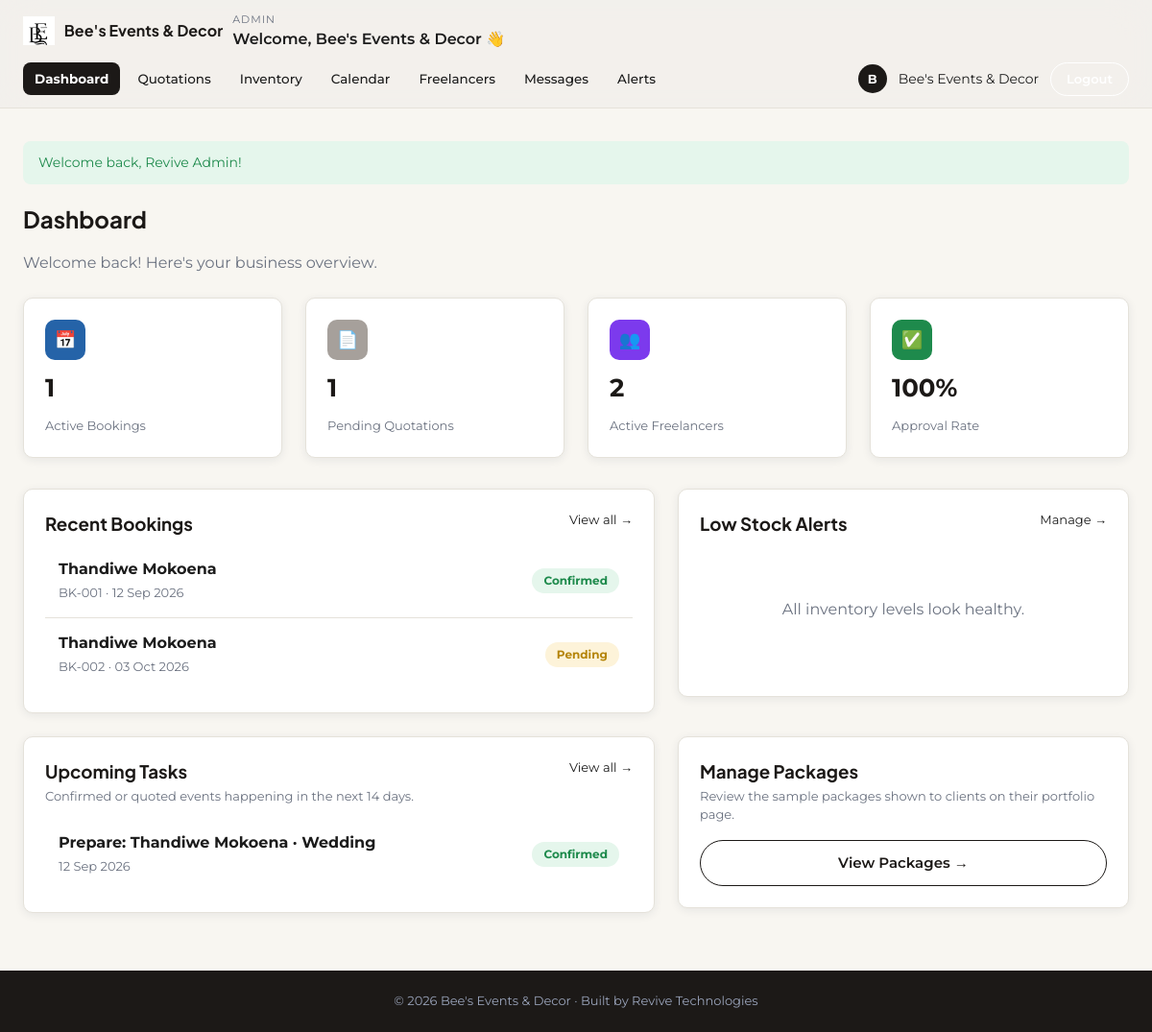
Page /admin/dashboard.php (signed in) on the committed database.
### tables this page shows
CREATE TABLE bookings (
    booking_id    INT AUTO_INCREMENT PRIMARY KEY,
    client_id     INT NOT NULL,
    freelancer_id INT DEFAULT NULL,                 
    event_type    VARCHAR(120) NOT NULL,            
    event_date    DATE NOT NULL,
    venue         VARCHAR(200) DEFAULT NULL,
    guest_count   INT DEFAULT NULL,
    notes         TEXT,
    status        ENUM('pending','quoted','confirmed','completed','cancelled') NOT NULL DEFAULT 'pending',
    created_at    DATETIME NOT NULL DEFAULT CURRENT_TIMESTAMP,
    FOREIGN KEY (client_id) REFERENCES users(user_id) ON DELETE CASCADE,
    FOREIGN KEY (freelancer_id) REFERENCES freelancers(freelancer_id) ON DELETE SET NULL
);

CREATE TABLE users (
    user_id     INT AUTO_INCREMENT PRIMARY KEY,
    full_name   VARCHAR(120)  NOT NULL,
    email       VARCHAR(150)  NOT NULL UNIQUE,
    phone       VARCHAR(30)   DEFAULT NULL,
    password    VARCHAR(255)  NOT NULL,            
    role        ENUM('client','freelancer','admin') NOT NULL DEFAULT 'client',
    status      ENUM('active','suspended')  NOT NULL DEFAULT 'active',
    created_at  DATETIME NOT NULL DEFAULT CURRENT_TIMESTAMP
);

### includes/functions.php (called while the page is built, shortened)
<?php
function h($string) {
    return htmlspecialchars($string ?? '', ENT_QUOTES, 'UTF-8');
}
function nice_date($date) {
    return date('d M Y', strtotime($date));
}

### admin/dashboard.php (the view, shortened to what this page needs)
<?php
require_once '../includes/functions.php';
require_once '../includes/auth_check.php';
$active_bookings = $pdo->query("SELECT COUNT(*) FROM bookings WHERE status IN ('confirmed','quoted')")->fetchColumn();
$pending_quotes  = $pdo->query("SELECT COUNT(*) FROM bookings WHERE status = 'pending'")->fetchColumn();
$active_freelancers = $pdo->query("SELECT COUNT(*) FROM users WHERE role = 'freelancer' AND status = 'active'")->fetchColumn();
$total_quotes_count = $pdo->query("SELECT COUNT(*) FROM quotations")->fetchColumn();
$accepted_quotes_count = $pdo->query("SELECT COUNT(*) FROM quotations WHERE status = 'accepted'")->fetchColumn();
$approval_rate = $total_quotes_count ? round($accepted_quotes_count / $total_quotes_count * 100) : 0;
$recent_bookings = $pdo->query(
    "SELECT b.*, u.full_name AS client_name FROM bookings b JOIN users u ON b.client_id = u.user_id
     ORDER BY b.created_at DESC LIMIT 5"
)->fetchAll();
$low_stock = $pdo->query(
    "SELECT * FROM inventory WHERE available_stock < total_stock * 0.5 ORDER BY available_stock ASC LIMIT 5"
)->fetchAll();
$upcoming_tasks = $pdo->query(
    "SELECT b.*, u.full_name AS client_name FROM bookings b JOIN users u ON b.client_id = u.user_id
     WHERE b.event_date BETWEEN CURDATE() AND DATE_ADD(CURDATE(), INTERVAL 14 DAY)
     AND b.status IN ('confirmed','quoted')
     ORDER BY b.event_date ASC LIMIT 5"
)->fetchAll();
include '../includes/header_dashboard.php';
?>
<h2>Dashboard</h2>
<p style="color:var(--text-muted);margin-bottom:24px;">Welcome back! Here's your business overview.</p>
<div class="grid grid-4" style="margin-bottom:32px;">
    <div class="card stat-card">
        <div class="stat-icon icon-blue">📅</div>
        <div class="num"><?php echo (int)$active_bookings; ?></div>
        <div class="label">Active Bookings</div>
    </div>
    <div class="card stat-card">
        <div class="stat-icon icon-gold">📄</div>
        <div class="num"><?php echo (int)$pending_quotes; ?></div>
        <div class="label">Pending Quotations</div>
    </div>
    <div class="card stat-card">
        <div class="stat-icon icon-purple">👥</div>
        <div class="num"><?php echo (int)$active_freelancers; ?></div>
        <div class="label">Active Freelancers</div>
    </div>
    <div class="card stat-card">
        <div class="stat-icon icon-green">✅</div>
        <div class="num"><?php echo $approval_rate; ?>%</div>
        <div class="label">Approval Rate</div>
    </div>
</div>
<div class="two-col">
    <div class="card">
        <div style="display:flex;justify-content:space-between;"><h3>Recent Bookings</h3><a href="quotations.php" style="font-size:13px;">View all →</a></div>
        <?php if (empty($recent_bookings)): ?>
            <p class="empty-state">No bookings yet.</p>
        <?php else: foreach ($recent_bookings as $b): ?>
            <div class="list-item">
                <div>
                    <strong><?php echo h($b['client_name']); ?></strong><br>
                    <span style="font-size:13px;color:var(--text-muted);">BK-<?php echo str_pad($b['booking_id'],3,'0',STR_PAD_LEFT); ?> &middot; <?php echo nice_date($b['event_date']); ?></span>
                </div>
                <span class="pill pill-<?php echo h($b['status']); ?>"><?php echo ucfirst(h($b['status'])); ?></span>
            </div>
        <?php endforeach; endif; ?>
    </div>
    <div class="card">
        <div style="display:flex;justify-content:space-between;"><h3>Low Stock Alerts</h3><a href="inventory.php" style="font-size:13px;">Manage →</a></div>
        <?php if (empty($low_stock)): ?>
            <p class="empty-state">All inventory levels look healthy.</p>
        <?php else: foreach ($low_stock as $item): ?>
            <div class="list-item">
                <div>
                    <strong><?php echo h($item['item_name']); ?></strong><br>
                    <span style="font-size:13px;color:var(--danger);">Current: <?php echo (int)$item['available_stock']; ?> | Total: <?php echo (int)$item['total_stock']; ?></span>
                </div>
                <a href="inventory.php" class="btn btn-danger btn-sm">Restock</a>
            </div>
        <?php endforeach; endif; ?>
    </div>
</div>
<div class="two-col" style="margin-top:24px;">
    <div class="card">
        <div style="display:flex;justify-content:space-between;"><h3>Upcoming Tasks</h3><a href="quotations.php" style="font-size:13px;">View all →</a></div>
        <p style="color:var(--text-muted);font-size:13px;margin-top:-6px;">Confirmed or quoted events happening in the next 14 days.</p>
        <?php if (empty($upcoming_tasks)): ?>
            <p class="empty-state">Nothing due in the next two weeks.</p>
        <?php else: foreach ($upcoming_tasks as $t): ?>
            <div class="list-item">
                <div>
                    <strong>Prepare: <?php echo h($t['client_name']); ?> &middot; <?php echo h($t['event_type']); ?></strong><br>
                    <span style="font-size:13px;color:var(--text-muted);"><?php echo nice_date($t['event_date']); ?></span>
                </div>
                <span class="pill pill-<?php echo h($t['status']); ?>"><?php echo ucfirst(h($t['status'])); ?></span>
            </div>
        <?php endforeach; endif; ?>
    </div>
    <div class="card">
        <h3>Manage Packages</h3>
        <p style="color:var(--text-muted);font-size:13px;margin-top:-6px;margin-bottom:16px;">Review the sample packages shown to clients on their portfolio page.</p>
        <a href="packages.php" class="btn btn-outline btn-block">View Packages →</a>
    </div>
</div>
<?php include '../includes/footer_dashboard.php'; ?>

### assets/css/style.css (style rules this page uses)
:root { --font-heading: 'Plus Jakarta Sans', 'Segoe UI', Arial, sans-serif; --font-body: 'Montserrat', 'Segoe UI', Arial, sans-serif; --font-script: 'Playball', cursive; --navy: #1c1917; --navy-light: #2a2522; --gold: #a6a09b; --gold-light: #cbc5be; --cream: #f8f6f1; --text-dark: #1c1c1c; --text-muted: #6b7280; --border: #e5e2da; --success: #1e8a4c; --success-bg: #e5f6ec; --warning: #b5850a; --warning-bg: #fdf3d9; --danger: #c23b3b; --danger-bg: #fbe6e6; --info: #2563a8; --info-bg: #e6f0fb; --radius: 10px; --shadow: 0 2px 10px rgba(22, 35, 63, 0.08); }
* { box-sizing: border-box; }
body { margin: 0; font-family: var(--font-body); background: var(--cream); color: var(--text-dark); line-height: 1.5; min-height: 100vh; display: flex; flex-direction: column; }
h1, h2, h3, h4 { font-family: var(--font-heading); margin: 0 0 .4em 0; color: var(--navy); }
a { color: inherit; text-decoration: none; }
.btn { display: inline-block; padding: 12px 24px; border-radius: 999px; border: none; font-size: 15px; font-weight: 600; cursor: pointer; text-align: center; transition: transform .15s ease, opacity .15s ease; }
.btn-outline { background: transparent; border: 1.5px solid var(--navy); color: var(--navy); }
.btn-block { display: block; width: 100%; }
.grid { display: grid; gap: 24px; }
.grid-4 { grid-template-columns: repeat(4, 1fr); }
.card { background: #fff; border: 1px solid var(--border); border-radius: var(--radius); box-shadow: var(--shadow); padding: 22px; }
.stat-card { display: flex; flex-direction: column; gap: 10px; }
.stat-icon { width: 42px; height: 42px; border-radius: 10px; display: flex; align-items: center; justify-content: center; font-size: 18px; color: #fff; }
.icon-blue { background: #2563a8; }
.icon-green { background: #1e8a4c; }
.icon-gold { background: var(--gold); color: var(--navy); }
.icon-purple { background: #7c3aed; }
.stat-card .num { font-size: 26px; font-weight: 700; color: var(--navy); }
.stat-card .label { color: var(--text-muted); font-size: 13px; }
.pill { display: inline-block; padding: 4px 12px; border-radius: 999px; font-size: 12px; font-weight: 700; }
.pill-pending, .pill-sent { background: var(--warning-bg); color: var(--warning); }
.pill-confirmed, .pill-accepted, .pill-approved, .pill-active, .pill-paid, .pill-completed { background: var(--success-bg); color: var(--success); }
.list-item { display: flex; justify-content: space-between; align-items: center; padding: 14px; border-bottom: 1px solid var(--border); }
.list-item:last-child { border-bottom: none; }
.two-col { display: grid; grid-template-columns: 1.4fr 1fr; gap: 24px; align-items: start; }
.empty-state { text-align: center; padding: 40px; color: var(--text-muted); }

### rows in the picture
bookings: client.full_name "Thandiwe Mokoena", booking_id "001", event_date "12 Sep 2026", status "Confirmed", event_type "Wedding"
bookings: client.full_name "Thandiwe Mokoena", booking_id "002", event_date "03 Oct 2026", status "Pending"

### other values in the picture
$portal_labels[$dash_role] "ADMIN"
$item['label'] "Dashboard"
$item['label'] "Quotations"
$item['label'] "Inventory"
$item['label'] "Calendar"
$item['label'] "Freelancers"
$item['label'] "Messages"
$item['label'] "Alerts"
substr($display_name, 0, 1) "B"
$display_name "Bee's Events & Decor"
$flash['message'] "Welcome back, Revive Admin!"
$active_bookings "1"
$pending_quotes "1"
$active_freelancers "2"
$approval_rate "100"
